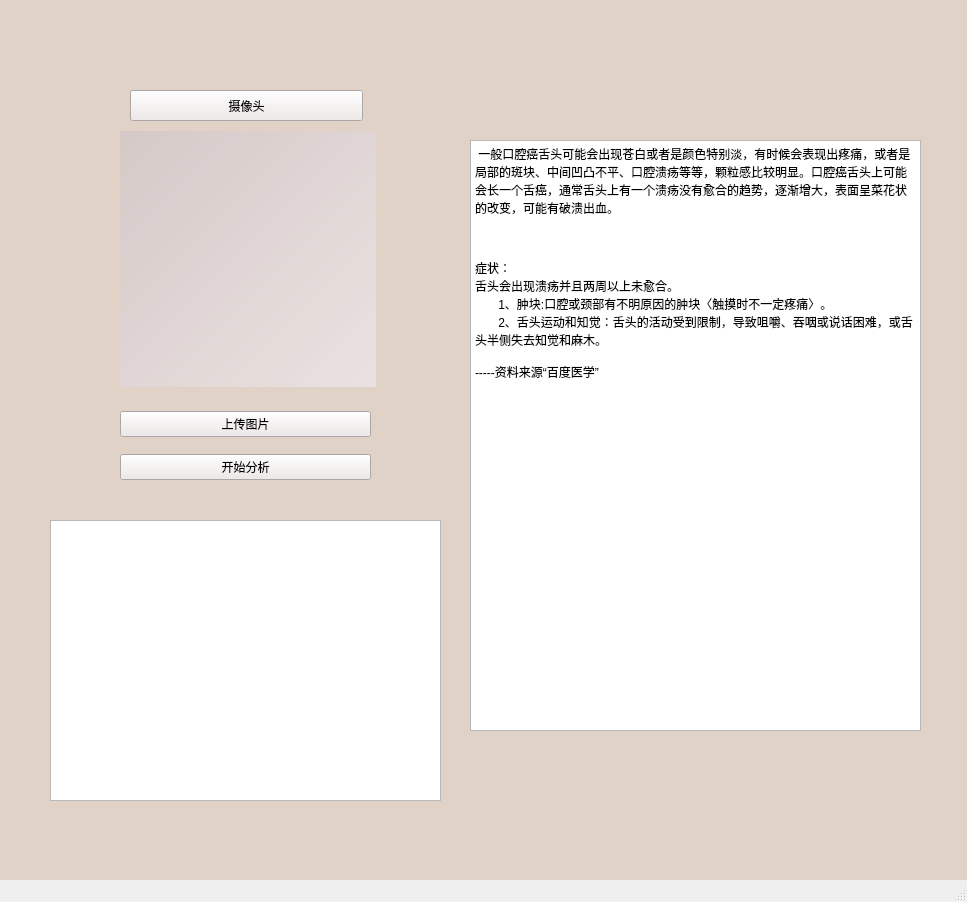
<?xml version="1.0" encoding="UTF-8"?>
<ui version="4.0">
 <class>MainWindow</class>
 <widget class="QMainWindow" name="MainWindow">
  <property name="geometry">
   <rect>
    <x>0</x>
    <y>0</y>
    <width>967</width>
    <height>902</height>
   </rect>
  </property>
  <property name="windowTitle">
   <string>Tongue</string>
  </property>
  <widget class="QWidget" name="centralwidget">
   <property name="styleSheet">
    <string notr="true">QWidget#centralwidget{
background-color: #e0d2c7;}</string>
   </property>
   <widget class="QWidget" name="widget" native="true">
    <property name="geometry">
     <rect>
      <x>120</x>
      <y>130</y>
      <width>258</width>
      <height>258</height>
     </rect>
    </property>
    <layout class="QVBoxLayout" name="verticalLayout">
     <item>
      <widget class="QLabel" name="label">
       <property name="maximumSize">
        <size>
         <width>256</width>
         <height>256</height>
        </size>
       </property>
       <property name="autoFillBackground">
        <bool>false</bool>
       </property>
       <property name="styleSheet">
        <string notr="true">background-color:  qlineargradient(spread:pad, x1:0, y1:0, x2:1, y2:1, stop:0.00568182 rgba(210, 197, 200, 185), stop:1 rgba(237, 232, 234, 187));</string>
       </property>
       <property name="text">
        <string/>
       </property>
       <property name="scaledContents">
        <bool>true</bool>
       </property>
       <property name="alignment">
        <set>Qt::AlignCenter</set>
       </property>
      </widget>
     </item>
    </layout>
   </widget>
   <widget class="QWidget" name="widget_2" native="true">
    <property name="geometry">
     <rect>
      <x>120</x>
      <y>400</y>
      <width>251</width>
      <height>91</height>
     </rect>
    </property>
    <layout class="QGridLayout" name="gridLayout">
     <item row="0" column="1">
      <widget class="QPushButton" name="loadButton">
       <property name="cursor">
        <cursorShape>PointingHandCursor</cursorShape>
       </property>
       <property name="mouseTracking">
        <bool>true</bool>
       </property>
       <property name="styleSheet">
        <string notr="true">font: 16pt &quot;Adobe Heiti Std&quot;;

background-color: rgb(239, 232, 231);</string>
       </property>
       <property name="text">
        <string>上传图片</string>
       </property>
      </widget>
     </item>
     <item row="1" column="1">
      <widget class="QPushButton" name="pushButton">
       <property name="cursor">
        <cursorShape>PointingHandCursor</cursorShape>
       </property>
       <property name="styleSheet">
        <string notr="true">font: 16pt &quot;Adobe Heiti Std&quot;;

background-color: rgb(239, 232, 231);</string>
       </property>
       <property name="text">
        <string>开始分析</string>
       </property>
      </widget>
     </item>
    </layout>
   </widget>
   <widget class="QWidget" name="widget_3" native="true">
    <property name="geometry">
     <rect>
      <x>470</x>
      <y>140</y>
      <width>451</width>
      <height>591</height>
     </rect>
    </property>
    <layout class="QGridLayout" name="gridLayout_2">
     <item row="0" column="0">
      <widget class="QPlainTextEdit" name="plainTextEdit">
       <property name="styleSheet">
        <string notr="true">font: 16pt &quot;Adobe Heiti Std&quot;;</string>
       </property>
       <property name="plainText">
        <string> 一般口腔癌舌头可能会出现苍白或者是颜色特别淡，有时候会表现出疼痛，或者是局部的斑块、中间凹凸不平、口腔溃疡等等，颗粒感比较明显。口腔癌舌头上可能会长一个舌癌，通常舌头上有一个溃疡没有愈合的趋势，逐渐增大，表面呈菜花状的改变，可能有破溃出血。



症状：
舌头会出现溃疡并且两周以上未愈合。
       1、肿块:口腔或颈部有不明原因的肿块〈触摸时不一定疼痛〉。
       2、舌头运动和知觉：舌头的活动受到限制，导致咀嚼、吞咽或说话困难，或舌头半侧失去知觉和麻木。

-----资料来源“百度医学”
</string>
       </property>
      </widget>
     </item>
    </layout>
   </widget>
   <widget class="QWidget" name="widget_4" native="true">
    <property name="geometry">
     <rect>
      <x>50</x>
      <y>520</y>
      <width>391</width>
      <height>281</height>
     </rect>
    </property>
    <layout class="QGridLayout" name="gridLayout_3">
     <item row="0" column="0">
      <widget class="QTextBrowser" name="textBrowser">
       <property name="styleSheet">
        <string notr="true">font: 16pt &quot;Adobe Heiti Std&quot;;</string>
       </property>
      </widget>
     </item>
    </layout>
   </widget>
   <widget class="QPushButton" name="photoButton">
    <property name="geometry">
     <rect>
      <x>130</x>
      <y>90</y>
      <width>233</width>
      <height>31</height>
     </rect>
    </property>
    <property name="cursor">
     <cursorShape>PointingHandCursor</cursorShape>
    </property>
    <property name="styleSheet">
     <string notr="true">font: 16pt &quot;Adobe Heiti Std&quot;;

background-color: rgb(239, 232, 231);</string>
    </property>
    <property name="text">
     <string>摄像头</string>
    </property>
   </widget>
  </widget>
  <widget class="QMenuBar" name="menubar">
   <property name="geometry">
    <rect>
     <x>0</x>
     <y>0</y>
     <width>967</width>
     <height>22</height>
    </rect>
   </property>
  </widget>
  <widget class="QStatusBar" name="statusbar"/>
 </widget>
 <resources/>
 <connections/>
</ui>
